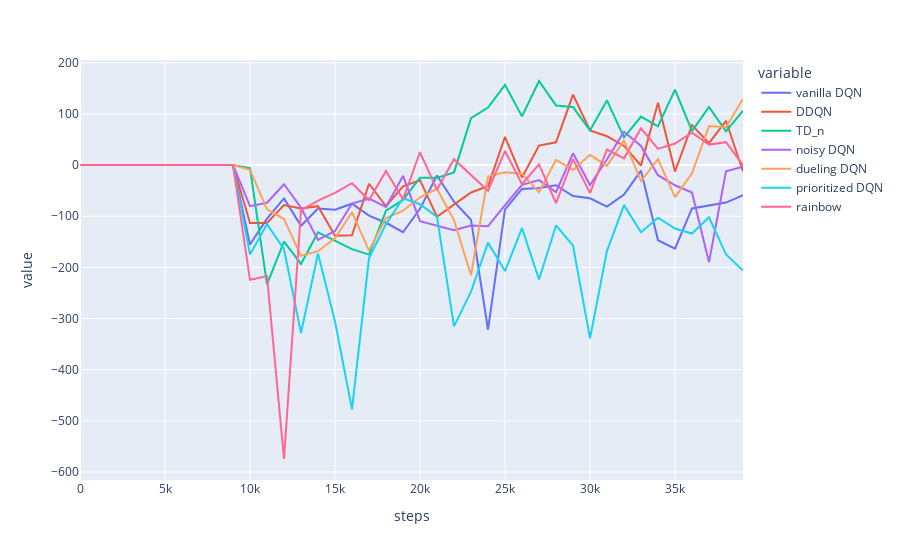

Notebook cell for this chart:
### Markdown cell above
# Task 7 Plot collected results
Plot evaluation performance with respect to number of frames for all versions of DQN (including raw one). Draw 90% confidence intervals for each line (see seaborn.lineplot).

### Code cell
import seaborn as se
import pandas as pd
import plotly.express as px

df = pd.DataFrame({
    "steps": np.arange(0, args.total_timesteps, args.evaluate_freq),
    "vanilla DQN": results_dqn.mean(1),
    "DDQN": results_dqn1.mean(1),
    "TD_n": results_dqn2.mean(1),
    "noisy DQN": results_dqn3.mean(1),
    "dueling DQN": results_dqn4.mean(1),
    "prioritized DQN": results_dqn5.mean(1),
    "rainbow": results_dqn6.mean(1),
})


px.line(df, x="steps", y=df.columns[1:])

### Figure 1 — Plotly figure (JSON) as saved in the notebook; plotly's stock layout.template omitted (floating-point values rounded to 4 significant figures)
{"data": [{"hovertemplate": "variable=vanilla DQN<br>steps=%{x}<br>value=%{y}<extra></extra>", "legendgroup": "vanilla DQN", "line": {"color": "#636efa", "dash": "solid"}, "marker": {"symbol": "circle"}, "mode": "lines", "name": "vanilla DQN", "orientation": "v", "showlegend": true, "type": "scatter", "x": [0, 1000, 2000, 3000, 4000, 5000, 6000, 7000, 8000, 9000, 10000, 11000, 12000, 13000, 14000, 15000, 16000, 17000, 18000, 19000, 20000, 21000, 22000, 23000, 24000, 25000, 26000, 27000, 28000, 29000, 30000, 31000, 32000, 33000, 34000, 35000, 36000, 37000, 38000, 39000], "xaxis": "x", "y": [0, 0, 0, 0, 0, 0, 0, 0, 0, 0, -155.2, -104.7, -65.16, -118.7, -84.88, -87.37, -75.5, -98.85, -112.7, -131.3, -85.55, -20.32, -71.58, -106.8, -321.8, -86.65, -46.51, -44.58, -39.37, -60.5, -64.9, -81.01, -57.41, -10.85, -146.8, -163.4, -84.82, -78.5, -73.25, -59.0], "yaxis": "y"}, {"hovertemplate": "variable=DDQN<br>steps=%{x}<br>value=%{y}<extra></extra>", "legendgroup": "DDQN", "line": {"color": "#EF553B", "dash": "solid"}, "marker": {"symbol": "circle"}, "mode": "lines", "name": "DDQN", "orientation": "v", "showlegend": true, "type": "scatter", "x": [0, 1000, 2000, 3000, 4000, 5000, 6000, 7000, 8000, 9000, 10000, 11000, 12000, 13000, 14000, 15000, 16000, 17000, 18000, 19000, 20000, 21000, 22000, 23000, 24000, 25000, 26000, 27000, 28000, 29000, 30000, 31000, 32000, 33000, 34000, 35000, 36000, 37000, 38000, 39000], "xaxis": "x", "y": [0, 0, 0, 0, 0, 0, 0, 0, 0, 0, -113.4, -113.2, -78.22, -84.83, -80.25, -138.0, -137.2, -36.44, -80.48, -41.5, -29.55, -101.0, -77.2, -53.54, -41.41, 55.17, -24.15, 38.18, 44.5, 137.8, 67.7, 56.48, 37.4, -0.7557, 121.6, -12.62, 78.3, 42.94, 86.59, -12.62], "yaxis": "y"}, {"hovertemplate": "variable=TD_n<br>steps=%{x}<br>value=%{y}<extra></extra>", "legendgroup": "TD_n", "line": {"color": "#00cc96", "dash": "solid"}, "marker": {"symbol": "circle"}, "mode": "lines", "name": "TD_n", "orientation": "v", "showlegend": true, "type": "scatter", "x": [0, 1000, 2000, 3000, 4000, 5000, 6000, 7000, 8000, 9000, 10000, 11000, 12000, 13000, 14000, 15000, 16000, 17000, 18000, 19000, 20000, 21000, 22000, 23000, 24000, 25000, 26000, 27000, 28000, 29000, 30000, 31000, 32000, 33000, 34000, 35000, 36000, 37000, 38000, 39000], "xaxis": "x", "y": [0, 0, 0, 0, 0, 0, 0, 0, 0, 0, -5.915, -233.2, -149.6, -193.2, -131.6, -147.7, -164.3, -174.9, -89.05, -68.0, -24.61, -24.96, -14.29, 91.6, 112.4, 156.8, 95.26, 164.4, 116.6, 113.4, 67.58, 126.7, 54.06, 94.88, 75.77, 147.5, 66.29, 113.7, 66.09, 106.2], "yaxis": "y"}, {"hovertemplate": "variable=noisy DQN<br>steps=%{x}<br>value=%{y}<extra></extra>", "legendgroup": "noisy DQN", "line": {"color": "#ab63fa", "dash": "solid"}, "marker": {"symbol": "circle"}, "mode": "lines", "name": "noisy DQN", "orientation": "v", "showlegend": true, "type": "scatter", "x": [0, 1000, 2000, 3000, 4000, 5000, 6000, 7000, 8000, 9000, 10000, 11000, 12000, 13000, 14000, 15000, 16000, 17000, 18000, 19000, 20000, 21000, 22000, 23000, 24000, 25000, 26000, 27000, 28000, 29000, 30000, 31000, 32000, 33000, 34000, 35000, 36000, 37000, 38000, 39000], "xaxis": "x", "y": [0, 0, 0, 0, 0, 0, 0, 0, 0, 0, -80.38, -73.56, -37.43, -83.22, -146.3, -128.8, -75.24, -65.67, -81.7, -21.26, -109.7, -118.1, -127.2, -118.1, -119.5, -78.26, -38.71, -29.46, -52.93, 23.03, -38.8, 11.54, 65.08, 37.51, -19.74, -39.38, -53.7, -189.8, -12.28, -3.275], "yaxis": "y"}, {"hovertemplate": "variable=dueling DQN<br>steps=%{x}<br>value=%{y}<extra></extra>", "legendgroup": "dueling DQN", "line": {"color": "#FFA15A", "dash": "solid"}, "marker": {"symbol": "circle"}, "mode": "lines", "name": "dueling DQN", "orientation": "v", "showlegend": true, "type": "scatter", "x": [0, 1000, 2000, 3000, 4000, 5000, 6000, 7000, 8000, 9000, 10000, 11000, 12000, 13000, 14000, 15000, 16000, 17000, 18000, 19000, 20000, 21000, 22000, 23000, 24000, 25000, 26000, 27000, 28000, 29000, 30000, 31000, 32000, 33000, 34000, 35000, 36000, 37000, 38000, 39000], "xaxis": "x", "y": [0, 0, 0, 0, 0, 0, 0, 0, 0, 0, -9.305, -86.61, -105.5, -177.4, -168.3, -142.9, -92.04, -167.3, -103.5, -89.22, -63.28, -46.6, -107.5, -215.3, -22.33, -14.24, -16.78, -52.93, 10.01, -9.438, 20.08, -1.475, 48.27, -31.21, 11.53, -62.6, -15.99, 76.49, 73.89, 129.4], "yaxis": "y"}, {"hovertemplate": "variable=prioritized DQN<br>steps=%{x}<br>value=%{y}<extra></extra>", "legendgroup": "prioritized DQN", "line": {"color": "#19d3f3", "dash": "solid"}, "marker": {"symbol": "circle"}, "mode": "lines", "name": "prioritized DQN", "orientation": "v", "showlegend": true, "type": "scatter", "x": [0, 1000, 2000, 3000, 4000, 5000, 6000, 7000, 8000, 9000, 10000, 11000, 12000, 13000, 14000, 15000, 16000, 17000, 18000, 19000, 20000, 21000, 22000, 23000, 24000, 25000, 26000, 27000, 28000, 29000, 30000, 31000, 32000, 33000, 34000, 35000, 36000, 37000, 38000, 39000], "xaxis": "x", "y": [0, 0, 0, 0, 0, 0, 0, 0, 0, 0, -174.6, -115.7, -164.4, -328.1, -172.7, -305.8, -477.4, -181.9, -115.3, -64.95, -76.46, -101.2, -315.4, -247.3, -151.5, -207.2, -123.2, -223.6, -118.0, -157.3, -338.7, -167.6, -78.24, -131.2, -102.9, -124.0, -133.9, -102.0, -174.8, -206.2], "yaxis": "y"}, {"hovertemplate": "variable=rainbow<br>steps=%{x}<br>value=%{y}<extra></extra>", "legendgroup": "rainbow", "line": {"color": "#FF6692", "dash": "solid"}, "marker": {"symbol": "circle"}, "mode": "lines", "name": "rainbow", "orientation": "v", "showlegend": true, "type": "scatter", "x": [0, 1000, 2000, 3000, 4000, 5000, 6000, 7000, 8000, 9000, 10000, 11000, 12000, 13000, 14000, 15000, 16000, 17000, 18000, 19000, 20000, 21000, 22000, 23000, 24000, 25000, 26000, 27000, 28000, 29000, 30000, 31000, 32000, 33000, 34000, 35000, 36000, 37000, 38000, 39000], "xaxis": "x", "y": [0, 0, 0, 0, 0, 0, 0, 0, 0, 0, -224.2, -217.0, -574.5, -88.31, -69.46, -54.17, -35.45, -68.35, -11.47, -66.69, 25.11, -48.35, 11.52, -19.66, -50.22, 27.39, -37.46, 1.487, -74.49, 11.63, -54.86, 30.47, 13.27, 71.78, 31.53, 42.26, 63.53, 40.03, 44.77, -0.2097], "yaxis": "y"}], "layout": {"legend": {"title": {"text": "variable"}, "tracegroupgap": 0}, "margin": {"t": 60}, "xaxis": {"anchor": "y", "domain": [0, 1], "title": {"text": "steps"}}, "yaxis": {"anchor": "x", "domain": [0, 1], "title": {"text": "value"}}}}
